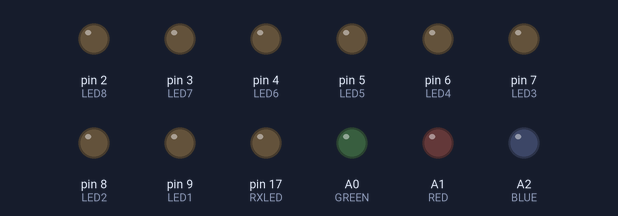
Simulated run of this sketch. Board: SparkFun Pro Micro, built with avr-gcc and run on an emulated ATmega32U4. Parts: output pins drawn as LEDs (lit = HIGH).

Above: at 0.1 s.
At 4.1 s:
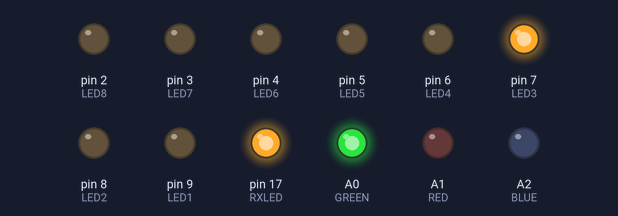
At 9.1 s:
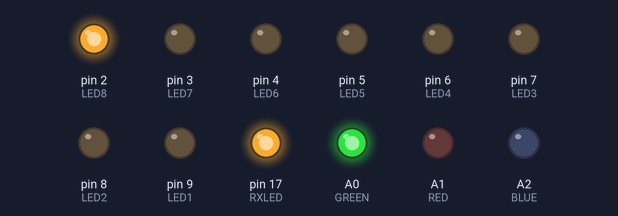
At 19.1 s:
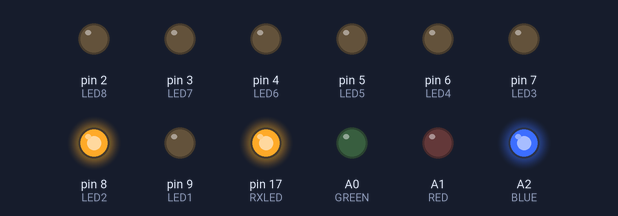
At 28.1 s:
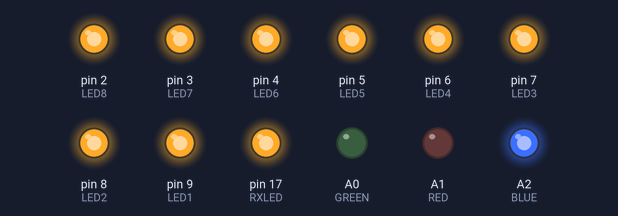
At 39.1 s:
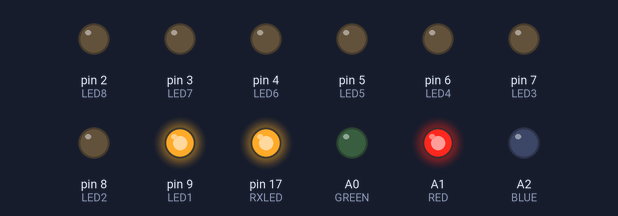
Timing chart, 0 to 40.0 s (numbered marks = the images above):
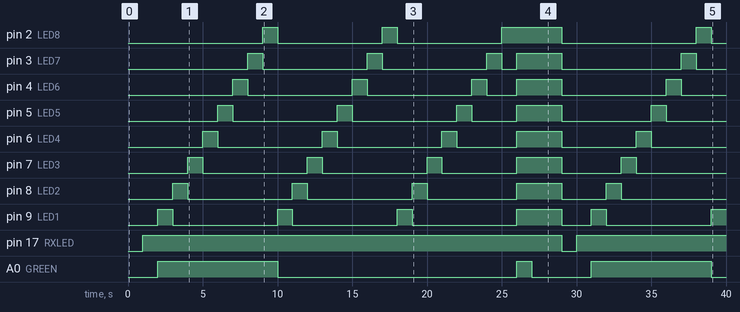

Measured:
- by itself, pin 2 (LED8): LOW → HIGH at 9.0 s, → LOW 1.0 s later, → HIGH 7.0 s later, → LOW 1.0 s later, … (8 changes in this stretch)
- by itself, pin 3 (LED7): LOW → HIGH at 8.0 s, → LOW 1.0 s later, → HIGH 7.0 s later, → LOW 1.0 s later, … (10 changes in this stretch)
- by itself, pin 4 (LED6): LOW → HIGH at 7.0 s, → LOW 1.0 s later, → HIGH 7.0 s later, → LOW 1.0 s later, … (10 changes in this stretch)
- by itself, pin 5 (LED5): LOW → HIGH at 6.0 s, → LOW 1.0 s later, → HIGH 7.0 s later, → LOW 1.0 s later, … (10 changes in this stretch)
- by itself, pin 6 (LED4): LOW → HIGH at 5.0 s, → LOW 1.0 s later, → HIGH 7.0 s later, → LOW 1.0 s later, … (10 changes in this stretch)
- by itself, pin 7 (LED3): LOW → HIGH at 4.0 s, → LOW 1.0 s later, → HIGH 7.0 s later, → LOW 1.0 s later, … (10 changes in this stretch)
- by itself, pin 8 (LED2): LOW → HIGH at 3.0 s, → LOW 1.0 s later, → HIGH 7.0 s later, → LOW 1.0 s later, … (10 changes in this stretch)
- by itself, pin 9 (LED1): goes 3 × (HIGH 1.0 s, LOW 7.0 s), HIGH 3.0 s, LOW 2.0 s, HIGH 1.0 s, LOW 7.0 s, then HIGH

The sketch:

led-test.ino
```cpp
// (licence header left out)
// pin defines
uint8_t LED1 = 9;
uint8_t LED2 = 8;
uint8_t LED3 = 7;
uint8_t LED4 = 6;
uint8_t LED5 = 5;
uint8_t LED6 = 4;
uint8_t LED7 = 3;
uint8_t LED8 = 2;
uint8_t GREEN = A0;
uint8_t RED = A1;
uint8_t BLUE = A2;
uint8_t RXLED = 17;

uint8_t led_anodes[] = {LED1, LED2, LED3, LED4, LED5, LED6, LED7, LED8};
uint8_t led_cathodes[] = {GREEN, RED, BLUE};


void setup() {
  // pin direction setup
  pinMode(RXLED, OUTPUT);
  pinMode(RED, OUTPUT);
  pinMode(BLUE, OUTPUT);
  pinMode(GREEN, OUTPUT);
  pinMode(LED8, OUTPUT);
  pinMode(LED7, OUTPUT);
  pinMode(LED6, OUTPUT);
  pinMode(LED5, OUTPUT);
  pinMode(LED4, OUTPUT);
  pinMode(LED3, OUTPUT);
  pinMode(LED2, OUTPUT);
  pinMode(LED1, OUTPUT);

  // default off
  TXLED0;
  RXLED0;
  digitalWrite(RED, LOW);
  digitalWrite(BLUE, LOW);;
  digitalWrite(GREEN, LOW);
  digitalWrite(LED1, LOW);
  digitalWrite(LED2, LOW);
  digitalWrite(LED3, LOW);
  digitalWrite(LED4, LOW);
  digitalWrite(LED5, LOW);
  digitalWrite(LED6, LOW);
  digitalWrite(LED7, LOW);
  digitalWrite(LED8, LOW);
}

void loop() {
  // Test Pro Micro RXLED
  RXLED1;
  delay(1000);
  RXLED0;

  // Test Pro Micro TXLED
  TXLED1;
  delay(1000);
  TXLED0;

  // Test individual Lightino LEDs
  for(uint8_t c=0; c<3; c++) {
    digitalWrite(led_cathodes[c], HIGH);

    for(uint8_t l=0; l<8; l++) {
      digitalWrite(led_anodes[l], HIGH);
      delay(1000);
      digitalWrite(led_anodes[l], LOW);

    }
    digitalWrite(led_cathodes[c], LOW);
  }

  // Test activating all Lightino LEDs
  for(uint8_t l=0; l<8; l++)
    digitalWrite(led_anodes[l], HIGH);
  for(uint8_t c=0; c<3; c++) {
    digitalWrite(led_cathodes[c], HIGH);
    delay(1000);
    digitalWrite(led_cathodes[c], LOW);
  }
  for(uint8_t l=0; l<8; l++)
    digitalWrite(led_anodes[l], LOW);
}
```
